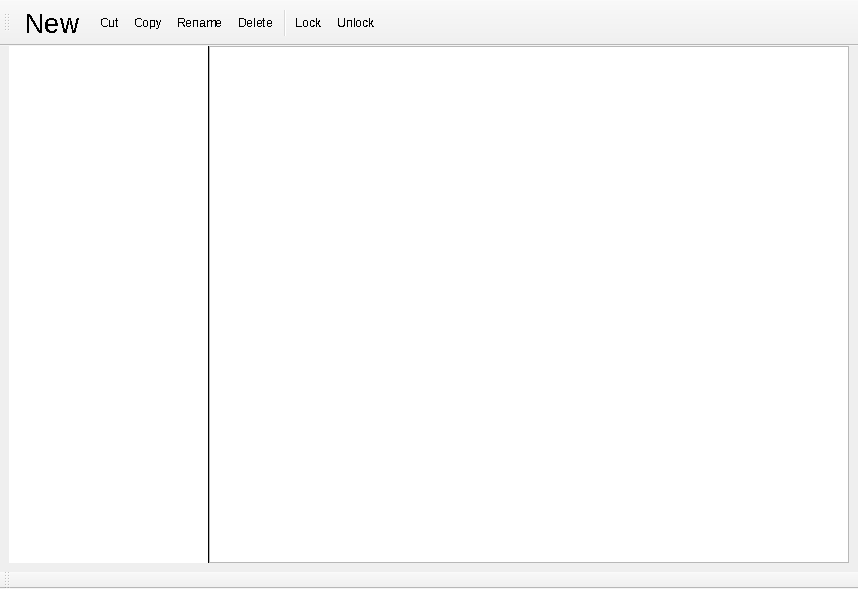
<?xml version="1.0" encoding="UTF-8"?>
<ui version="4.0">
 <class>MainWindow</class>
 <widget class="QMainWindow" name="MainWindow">
  <property name="geometry">
   <rect>
    <x>0</x>
    <y>0</y>
    <width>858</width>
    <height>589</height>
   </rect>
  </property>
  <property name="windowTitle">
   <string>MainWindow</string>
  </property>
  <widget class="QWidget" name="centralwidget">
   <layout class="QVBoxLayout" name="verticalLayout">
    <property name="spacing">
     <number>0</number>
    </property>
    <property name="topMargin">
     <number>0</number>
    </property>
    <item>
     <widget class="QWidget" name="widget_2" native="true">
      <property name="styleSheet">
       <string notr="true"/>
      </property>
      <layout class="QHBoxLayout" name="horizontalLayout">
       <property name="spacing">
        <number>0</number>
       </property>
       <property name="leftMargin">
        <number>0</number>
       </property>
       <property name="topMargin">
        <number>0</number>
       </property>
       <property name="rightMargin">
        <number>0</number>
       </property>
       <property name="bottomMargin">
        <number>0</number>
       </property>
       <item>
        <widget class="QTreeWidget" name="treeWidget">
         <property name="maximumSize">
          <size>
           <width>200</width>
           <height>16777215</height>
          </size>
         </property>
         <property name="styleSheet">
          <string notr="true">border:none;
border-right: 1px solid black;

</string>
         </property>
         <property name="dragEnabled">
          <bool>false</bool>
         </property>
         <property name="dragDropOverwriteMode">
          <bool>false</bool>
         </property>
         <property name="iconSize">
          <size>
           <width>16</width>
           <height>16</height>
          </size>
         </property>
         <property name="horizontalScrollMode">
          <enum>QAbstractItemView::ScrollPerItem</enum>
         </property>
         <attribute name="headerVisible">
          <bool>false</bool>
         </attribute>
         <column>
          <property name="text">
           <string notr="true">1</string>
          </property>
         </column>
        </widget>
       </item>
       <item>
        <widget class="QTreeView" name="treeView">
         <property name="styleSheet">
          <string notr="true">QTreeWidget::item:selected {
        background-color: #0078D7; /* Light blue background */
        color: white; /* White text */
    }</string>
         </property>
         <property name="sortingEnabled">
          <bool>true</bool>
         </property>
         <attribute name="headerVisible">
          <bool>true</bool>
         </attribute>
        </widget>
       </item>
      </layout>
     </widget>
    </item>
   </layout>
  </widget>
  <widget class="QToolBar" name="toolBar">
   <property name="minimumSize">
    <size>
     <width>0</width>
     <height>0</height>
    </size>
   </property>
   <property name="font">
    <font>
     <weight>50</weight>
     <bold>false</bold>
     <stylestrategy>NoAntialias</stylestrategy>
    </font>
   </property>
   <property name="mouseTracking">
    <bool>false</bool>
   </property>
   <property name="windowTitle">
    <string>toolBar</string>
   </property>
   <property name="movable">
    <bool>true</bool>
   </property>
   <property name="iconSize">
    <size>
     <width>32</width>
     <height>32</height>
    </size>
   </property>
   <property name="toolButtonStyle">
    <enum>Qt::ToolButtonIconOnly</enum>
   </property>
   <attribute name="toolBarArea">
    <enum>TopToolBarArea</enum>
   </attribute>
   <attribute name="toolBarBreak">
    <bool>false</bool>
   </attribute>
   <addaction name="actionNew"/>
   <addaction name="actionCut"/>
   <addaction name="actionCopy"/>
   <addaction name="actionRename"/>
   <addaction name="actionDelete"/>
   <addaction name="separator"/>
   <addaction name="actionLock"/>
   <addaction name="actionUnlock"/>
  </widget>
  <widget class="QToolBar" name="toolBar_2">
   <property name="windowTitle">
    <string>toolBar_2</string>
   </property>
   <attribute name="toolBarArea">
    <enum>BottomToolBarArea</enum>
   </attribute>
   <attribute name="toolBarBreak">
    <bool>false</bool>
   </attribute>
  </widget>
  <action name="actionNew">
   <property name="icon">
    <iconset resource="../resource.qrc">
     <normaloff>:/icons/resources/new.png</normaloff>:/icons/resources/new.png</iconset>
   </property>
   <property name="text">
    <string>New</string>
   </property>
   <property name="toolTip">
    <string>&lt;html&gt;&lt;head/&gt;&lt;body&gt;&lt;p&gt;&lt;span style=&quot; font-size:8pt;&quot;&gt;New&lt;/span&gt;&lt;/p&gt;&lt;/body&gt;&lt;/html&gt;</string>
   </property>
   <property name="font">
    <font>
     <pointsize>20</pointsize>
    </font>
   </property>
   <property name="shortcut">
    <string>Ctrl+Shift+N</string>
   </property>
   <property name="visible">
    <bool>true</bool>
   </property>
   <property name="iconVisibleInMenu">
    <bool>true</bool>
   </property>
  </action>
  <action name="actionCut">
   <property name="icon">
    <iconset resource="../resource.qrc">
     <normaloff>:/icons/resources/cut.png</normaloff>:/icons/resources/cut.png</iconset>
   </property>
   <property name="text">
    <string>Cut</string>
   </property>
   <property name="toolTip">
    <string>Cut</string>
   </property>
   <property name="shortcut">
    <string>Ctrl+X</string>
   </property>
  </action>
  <action name="actionCopy">
   <property name="icon">
    <iconset resource="../resource.qrc">
     <normaloff>:/icons/resources/copy.png</normaloff>:/icons/resources/copy.png</iconset>
   </property>
   <property name="text">
    <string>Copy</string>
   </property>
   <property name="toolTip">
    <string>Copy</string>
   </property>
   <property name="shortcut">
    <string>Ctrl+C</string>
   </property>
  </action>
  <action name="actionRename">
   <property name="icon">
    <iconset resource="../resource.qrc">
     <normaloff>:/icons/resources/rename.png</normaloff>:/icons/resources/rename.png</iconset>
   </property>
   <property name="text">
    <string>Rename</string>
   </property>
   <property name="toolTip">
    <string>Rename</string>
   </property>
  </action>
  <action name="actionDelete">
   <property name="icon">
    <iconset resource="../resource.qrc">
     <normaloff>:/icons/resources/icons8-delete-96.png</normaloff>:/icons/resources/icons8-delete-96.png</iconset>
   </property>
   <property name="text">
    <string>Delete</string>
   </property>
   <property name="toolTip">
    <string>Delete</string>
   </property>
  </action>
  <action name="actionLock">
   <property name="icon">
    <iconset resource="../resource.qrc">
     <normaloff>:/icons/resources/icons8-secure-folder-96.png</normaloff>:/icons/resources/icons8-secure-folder-96.png</iconset>
   </property>
   <property name="text">
    <string>Lock</string>
   </property>
   <property name="toolTip">
    <string>Lock File</string>
   </property>
  </action>
  <action name="actionUnlock">
   <property name="icon">
    <iconset resource="../resource.qrc">
     <normaloff>:/icons/resources/icons8-key-96.png</normaloff>:/icons/resources/icons8-key-96.png</iconset>
   </property>
   <property name="text">
    <string>Unlock</string>
   </property>
   <property name="toolTip">
    <string>Unlock File</string>
   </property>
  </action>
 </widget>
 <resources>
  <include location="../resource.qrc"/>
 </resources>
 <connections/>
</ui>
